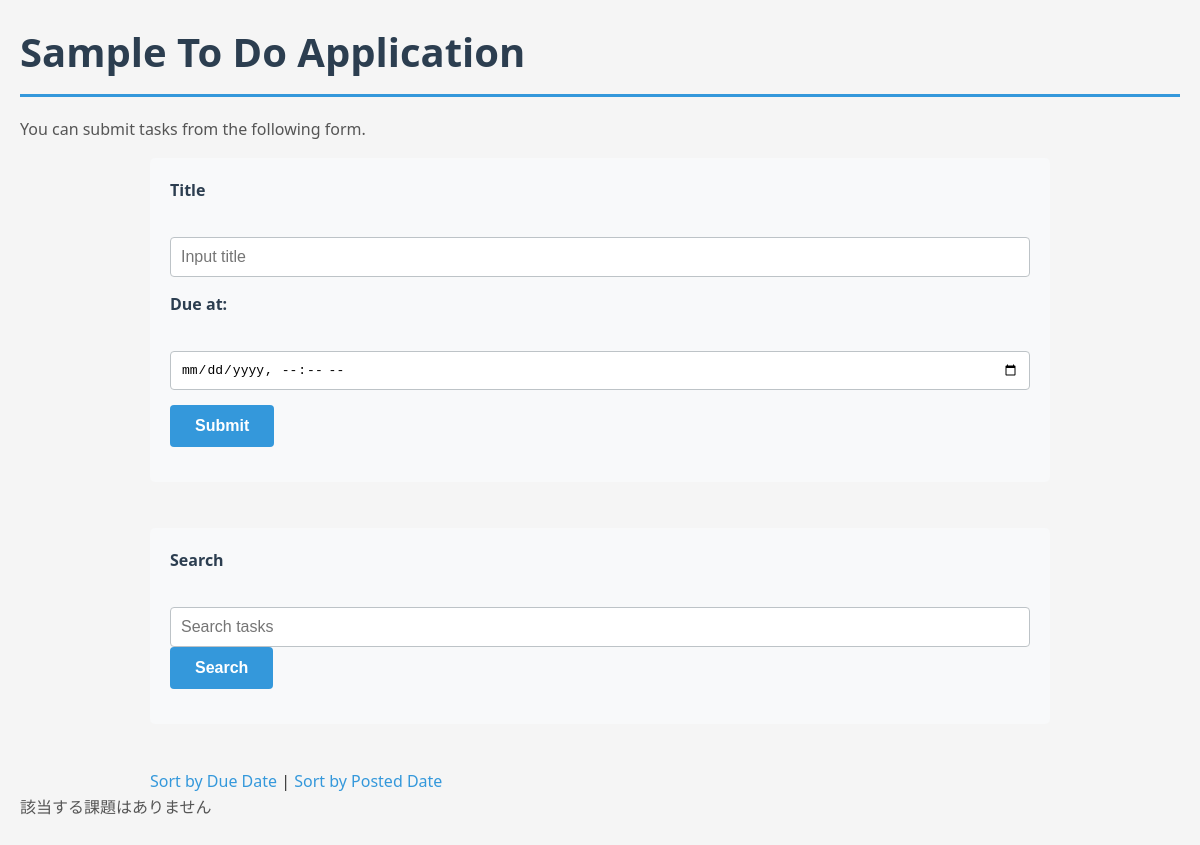
The app's page /, older data.
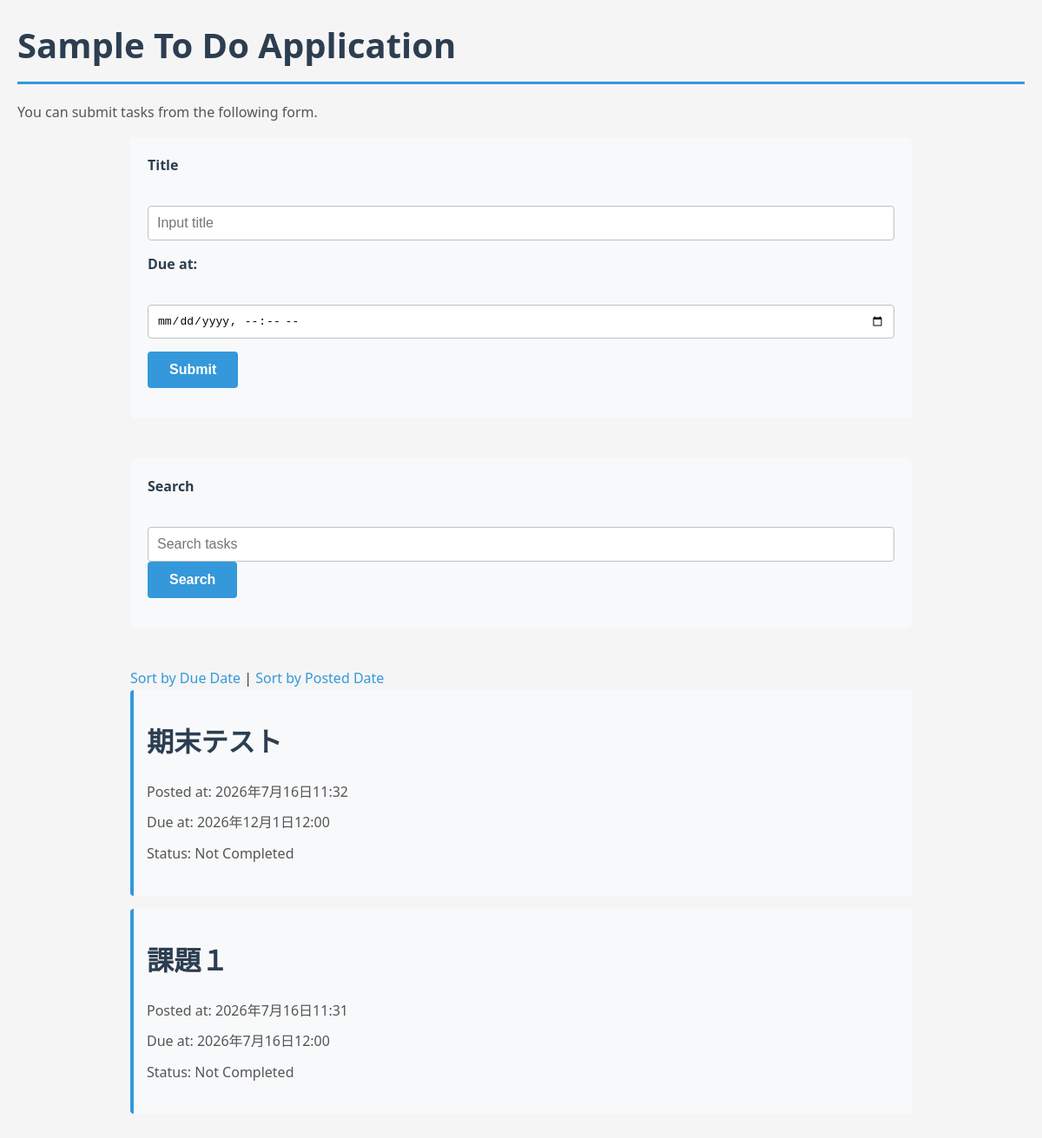
The same page, newer data.
### todo/models.py (models this page shows, shortened)
class Task(models.Model):
    title = models.CharField(max_length=100)
    completed = models.BooleanField(default=False)
    posted_at = models.DateTimeField(default=timezone.now)
    due_at = models.DateTimeField(null=True, blank=True)

### todo/views.py (the view)
# urls.py: path('', todo_views.index, name='index'),
def index(request):
    if request.method == 'POST':
        task = Task(title=request.POST['title'],
                    due_at=make_aware(parse_datetime(request.POST['due_at'])))
        task.save()
    query = request.GET.get('q', '').strip()
    tasks = Task.objects.all()
    if query:
        tasks = tasks.filter(title__icontains=query)
    if request.GET.get('order') == 'due':
        tasks = tasks.order_by('due_at')
    else:
        tasks = tasks.order_by('-posted_at')
    context = {
        'tasks': tasks,
        'query': query,
    }
    return render(request, 'todo/index.html', context)

### todo/templates/todo/index.html (shortened to what this page needs)
{% load static %}
<!DOCTYPE html>
<html lang="ja">
<head>
<link rel="stylesheet" href="{% static 'todo/style.css' %}">
</head>
<body>
<h1>Sample To Do Application</h1>
<p>You can submit tasks from the following form.</p>
<form action="{% url 'index' %}" method="post">
<div>
<label for="titleInput">Title</label><br>
<input id="titleInput" name="title" type="text" placeholder="Input title">
</div>
<div>
<label for="dueInput">Due at:</label><br>
<input id="dueInput" name="due_at" type="datetime-local">
</div>
<div>
<button type="submit">Submit</button>
</div>
</form>
<br>
<form action="{% url 'index' %}" method="get">
<div>
<label for="searchInput">Search</label><br>
<input id="searchInput" name="q" type="text" value="{{ query }}" placeholder="Search tasks">
<button type="submit">Search</button>
</div>
</form>
<br>
<div>
<a href="{% url 'index' %}?order=due{% if query %}&q={{ query }}{% endif %}">Sort by Due Date</a> |
<a href="{% url 'index' %}?order=post{% if query %}&q={{ query }}{% endif %}">Sort by Posted Date</a>
</div>
{% if tasks %}
{% for task in tasks %}
<div class="text">
<h2><a href="{%url 'detail' task.id %}">{{ task.title }}</a></h2>
<ul>
<li>Posted at: {{ task.posted_at }}</li>
{% if task.due_at %}
<li>Due at: {{ task.due_at }}</li>
{% endif %}
{% if task.completed %}
<li>Status: Completed</li>
{% else %}
<li>Status: Not Completed</li>
{% endif %}
</ul>
</div>
{% endfor %}
{% else %}
<p>該当する課題はありません</p>
{% endif %}
</body>
</html>

### todo/static/todo/style.css (style rules this page uses)
* { margin: 0; padding: 0; box-sizing: border-box; }
body { font-family: 'Segoe UI', Tahoma, Geneva, Verdana, sans-serif; background-color: #f5f5f5; color: #333; line-height: 1.6; padding: 20px; }
h1 { color: #2c3e50; margin-bottom: 20px; font-size: 2.5em; border-bottom: 3px solid #3498db; padding-bottom: 10px; }
h2 { color: #34495e; margin-top: 20px; margin-bottom: 15px; font-size: 1.5em; }
p { color: #555; margin-bottom: 15px; }
form { background-color: #f8f9fa; padding: 20px; border-radius: 5px; margin-bottom: 20px; max-width: 900px; margin-left: auto; margin-right: auto; }
form div { margin-bottom: 15px; }
label { display: block; margin-bottom: 8px; font-weight: bold; color: #2c3e50; }
input[type="text"], input[type="datetime-local"] { width: 100%; padding: 10px; border: 1px solid #bdc3c7; border-radius: 4px; font-size: 1em; transition: border-color 0.3s; }
button { background-color: #3498db; color: white; padding: 12px 25px; border: none; border-radius: 4px; font-size: 1em; font-weight: bold; cursor: pointer; transition: background-color 0.3s; }
a { color: #3498db; text-decoration: none; transition: color 0.3s; }
.text { border-left: 4px solid #3498db; padding: 15px; margin-bottom: 15px; background-color: #f8f9fa; border-radius: 4px; transition: box-shadow 0.3s; max-width: 900px; margin-left: auto; margin-right: auto; }
.text h2 a { font-size: 1.3em; color: #2c3e50; }
.text ul { list-style: none; margin-top: 10px; padding-left: 0; }
.text li { padding: 5px 0; color: #555; }
ul { max-width: 900px; margin: 15px auto; padding-left: 20px; }
ul li { padding: 5px 0; color: #555; }
div { max-width: 900px; margin-left: auto; margin-right: auto; }

Row changes from the older to the newer data that the page shows:
added Task: title "期末テスト", posted_at "2026年7月16日11:32", due_at "2026年12月1日12:00", completed "Status: Not Completed"
added Task: title "課題１", posted_at "2026年7月16日11:31", due_at "2026年7月16日12:00", completed "Status: Not Completed"
Text that changed along with them:
text no longer shown: "該当する課題はありません"
